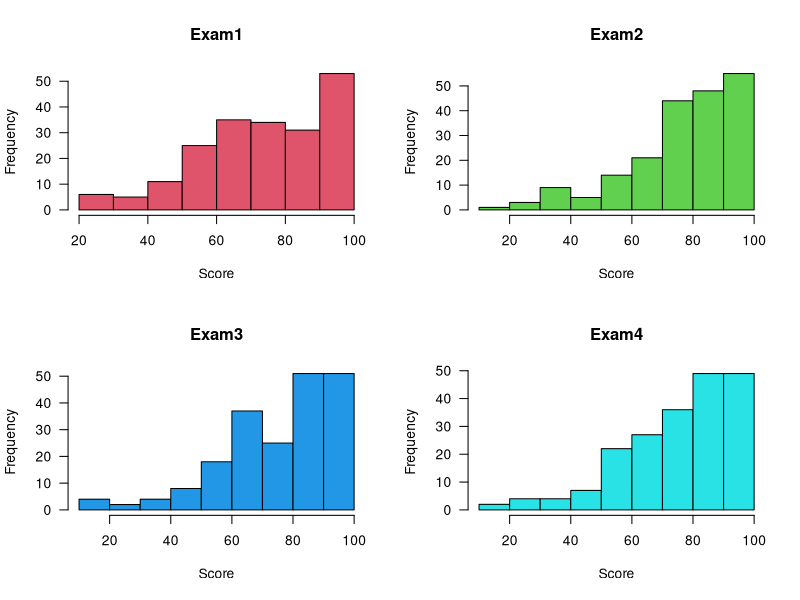

Source code (R):
## ---- chunk 1
knitr::opts_chunk$set(comment = NA)
## ---- chunk 2
set.seed(82368623)
score <- sample(0:100, 800, prob=(0:100)^2, replace=TRUE)
dim(score) <- c(200,4)
score <- as.data.frame(score)
names(score) <- paste0("Exam",1:4)
## ---- chunk 3
head(score)
## ---- chunk 4
par(mfrow=c(2,2))
for (i in 1:4) {
  hist(score[[i]], main=names(score)[i], xlab="Score",las=1,col=i+1)
}
## ---- chunk 5
means1 <- NULL
means1["Exam1"] <- mean(score$Exam1)
means1["Exam2"] <- mean(score$Exam2)
means1["Exam3"] <- mean(score$Exam3)
means1["Exam4"] <- mean(score$Exam4)
means1
## ---- chunk 6
means2 <- NULL
for (i in 1:4) {
  means2[paste0("Exam",i)] <- mean(score[,i])
}
means2
## ---- chunk 7
(means3 <- sapply(score,mean))
## ---- chunk 8
(means4 <- apply(score,2,mean))
## ---- chunk 9
(means5 <- colMeans(score))
## ---- chunk 10
(means1 <- with(score, (Exam1+Exam2+Exam3+Exam4)/4))
## ---- chunk 11
means2 <- rep(NA, 200)
for (i in 1:200) {
  means2[i] <- sum(score[i,])/4
}
## ---- chunk 12
means3 <- apply(score,1,mean)
## ---- chunk 13
means4 <- rowMeans(score)
## ---- chunk 14
identical(means1,means2)
identical(means1,means3)
identical(means1,means4)
## ---- chunk 15
score$ExamAvg <- means1
head(score)
## ---- chunk 16
# A function that performs the mixing of balls in two bags.
# The contents of the two bags are stored in the list 'Bags' 
mixing <- function(Bags, d) {
  bag1 <- Bags$bag1
  bag2 <- Bags$bag2
  
  # Number of balls in Bag 1 and Bag 2
  n1 <- length(bag1)
  n2 <- length(bag2)
  
  # Draw d balls from Bag 1
  random <- sample.int(n1, d)
  balls_drawn <- bag1[random]
  bag1 <- bag1[-random]
  
  # Put the drawn balls to Bag 2 and then shuffle the content
  bag2 <- sample( c(bag2, balls_drawn) )
  
  # Draw d balls from Bag 2
  random <- sample.int(n2+d, d)
  balls_drawn <- bag2[random]
  bag2 <- bag2[-random]
  
  # Put the drawn balls to Bag 1 and then shuffle the content
  bag1 <- sample( c(bag1, balls_drawn) )
  
  # outputed the result to a list 
  list(bag1=bag1, bag2=bag2)
}

# Set up the initial configuration: 
# 100 white balls in Bag 1 and 100 black balls in Bag 2
bag1 <- rep("white", 100)
bag2 <- rep("black", 100)
initial <- list(bag1=bag1, bag2=bag2)

# Run a simulation with d = 10
set.seed(4724412)
final <- mixing(initial, 10)

# Check invariants

# Invariant 1 and 2: Number of balls in each bag should be 100
sapply(final, length)

# Invariant 3: Total number of white balls = 100
sum(final$bag1=="white") + sum(final$bag2=="white")

# Invariant 4: Total number of black balls = 100
sum(final$bag1=="black") + sum(final$bag2=="black")

# Now look at the numbers of balls in each bag
lapply(final, table)
## ---- chunk 17
# Run the simulation 10 times with d = 10
final <- initial
set.seed(4724412)
for (i in 1:10) {
  final <- mixing(final, 10) 
}
# Now look at the numbers of balls in each bag
lapply(final, table)
